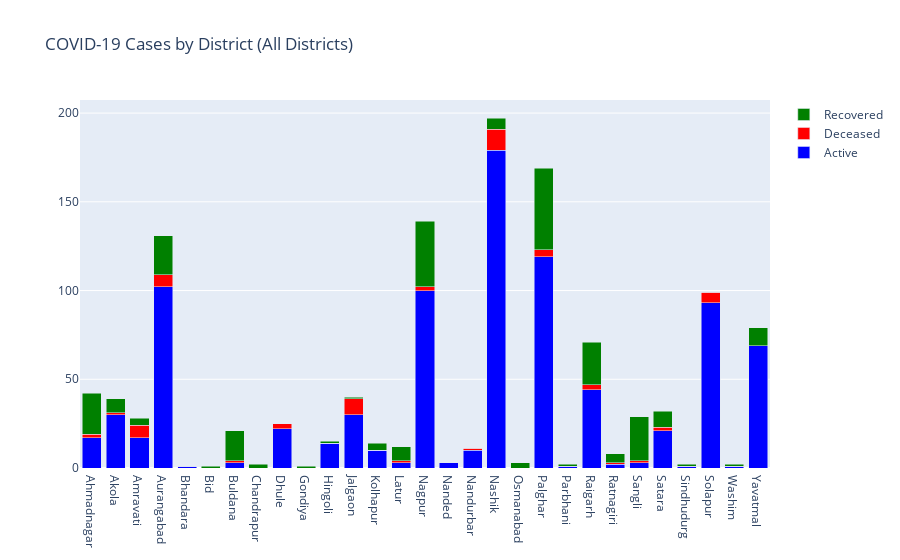

The notebook cell saved with this chart:
### Code cell
generate_bar_chart(df, 'All Districts')

### Figure 1 — Plotly figure (JSON) as saved in the notebook; plotly's stock layout.template omitted (floating-point values rounded to 4 significant figures)
{"data": [{"marker": {"color": "blue"}, "name": "Active", "type": "bar", "x": ["Ahmadnagar", "Akola", "Amravati", "Aurangabad", "Bhandara", "Bid", "Buldana", "Chandrapur", "Dhule", "Gondiya", "Hingoli", "Jalgaon", "Kolhapur", "Latur", "Nagpur", "Nanded", "Nandurbar", "Nashik", "Osmanabad", "Palghar", "Parbhani", "Raigarh", "Ratnagiri", "Sangli", "Satara", "Sindhudurg", "Solapur", "Washim", "Yavatmal"], "y": [17, 30, 17, 102, 1, 0, 3, 0, 22, 0, 14, 30, 10, 3, 100, 3, 10, 179, 0, 119, 1, 44, 2, 3, 21, 1, 93, 1, 69]}, {"marker": {"color": "red"}, "name": "Deceased", "type": "bar", "x": ["Ahmadnagar", "Akola", "Amravati", "Aurangabad", "Bhandara", "Bid", "Buldana", "Chandrapur", "Dhule", "Gondiya", "Hingoli", "Jalgaon", "Kolhapur", "Latur", "Nagpur", "Nanded", "Nandurbar", "Nashik", "Osmanabad", "Palghar", "Parbhani", "Raigarh", "Ratnagiri", "Sangli", "Satara", "Sindhudurg", "Solapur", "Washim", "Yavatmal"], "y": [2, 1, 7, 7, 0, 0, 1, 0, 3, 0, 0, 9, 0, 1, 2, 0, 1, 12, 0, 4, 0, 3, 1, 1, 2, 0, 6, 0, 0]}, {"marker": {"color": "green"}, "name": "Recovered", "type": "bar", "x": ["Ahmadnagar", "Akola", "Amravati", "Aurangabad", "Bhandara", "Bid", "Buldana", "Chandrapur", "Dhule", "Gondiya", "Hingoli", "Jalgaon", "Kolhapur", "Latur", "Nagpur", "Nanded", "Nandurbar", "Nashik", "Osmanabad", "Palghar", "Parbhani", "Raigarh", "Ratnagiri", "Sangli", "Satara", "Sindhudurg", "Solapur", "Washim", "Yavatmal"], "y": [23, 8, 4, 22, 0, 1, 17, 2, 0, 1, 1, 1, 4, 8, 37, 0, 0, 6, 3, 46, 1, 24, 5, 25, 9, 1, 0, 1, 10]}], "layout": {"barmode": "stack", "title": {"text": "COVID-19 Cases by District (All Districts)"}, "xaxis": {"anchor": "y", "domain": [0, 1]}, "yaxis": {"anchor": "x", "domain": [0, 1]}}}
